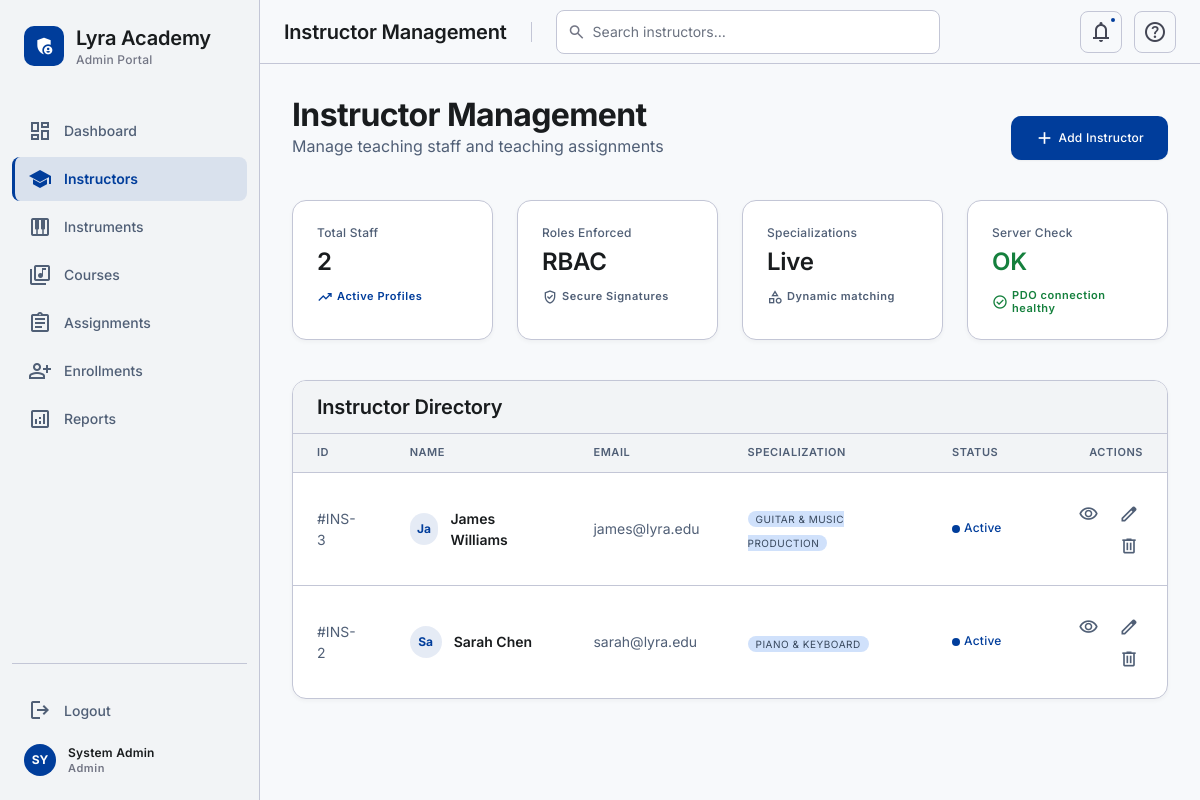
Page /01_Instructor_Management/index.php (signed in) on the committed database.
### tables this page shows
CREATE TABLE IF NOT EXISTS instructors (
    user_id INT PRIMARY KEY,
    bio TEXT,
    specialization VARCHAR(150),
    hourly_rate DECIMAL(8, 2) DEFAULT 0.00,
    hire_date DATE,
    FOREIGN KEY (user_id) REFERENCES users(id) ON DELETE CASCADE
);

CREATE TABLE IF NOT EXISTS users (
    id INT AUTO_INCREMENT PRIMARY KEY,
    name VARCHAR(100) NOT NULL,
    email VARCHAR(100) UNIQUE NOT NULL,
    password_hash VARCHAR(255) NOT NULL,
    role ENUM('admin', 'instructor', 'student') NOT NULL,
    status ENUM('active', 'inactive') DEFAULT 'active',
    created_at TIMESTAMP DEFAULT CURRENT_TIMESTAMP,
    updated_at TIMESTAMP DEFAULT CURRENT_TIMESTAMP ON UPDATE CURRENT_TIMESTAMP
);

### 01_Instructor_Management/index.php (the view, shortened to what this page needs)
<?php
require_once __DIR__ . '/../config/design-system.php';
$pdo = require_once __DIR__ . '/../config/db.php';
try {
    $stmt = $pdo->query("
        SELECT u.id, u.name, u.email, u.status, u.created_at,
               i.bio, i.specialization, i.hourly_rate, i.hire_date
        FROM users u
        JOIN instructors i ON u.id = i.user_id
        WHERE u.role = 'instructor'
        ORDER BY u.name ASC
    ");
    $instructors = $stmt->fetchAll();
} catch (Exception $e) {
    error_log('DB error: ' . $e->getMessage()); die('A database error occurred. Please try again later.');
}
?>
<!DOCTYPE html>
<html lang="en">
<head>
</head>
<body class="bg-background text-on-surface">
<main id="lms-main-content" class="lms-main">
    <div class="page-content">
        <div class="flex flex-col md:flex-row md:items-end justify-between gap-md mb-lg">
            <div>
                <h2 class="font-h1 text-h1 text-on-surface">Instructor Management</h2>
                <p class="font-body-lg text-body-lg text-secondary">Manage teaching staff and teaching assignments</p>
            </div>
            <div class="flex items-center gap-sm">
                <button id="add-instructor-btn" class="flex items-center gap-xs bg-primary text-on-primary px-md py-sm rounded-lg font-label-md text-label-md hover:bg-primary-container transition-all shadow-sm">
                    <span class="material-symbols-outlined text-[20px]" aria-hidden="true">add</span>
                    Add Instructor
                </button>
            </div>
        </div>
        <div class="grid grid-cols-1 md:grid-cols-4 gap-md mb-lg">
            <div class="bg-surface-container-lowest p-md rounded-xl border border-outline-variant shadow-[0_2px_4px_rgba(0,0,0,0.04)]">
                <p class="text-label-md font-label-md text-secondary mb-xs">Total Staff</p>
                <p class="text-h2 font-h2 text-on-surface"><?= count($instructors) ?></p>
                <div class="mt-sm flex items-center text-label-sm text-primary">
                    <span class="material-symbols-outlined text-[16px]" aria-hidden="true">trending_up</span>
                    <span class="ml-1">Active Profiles</span>
                </div>
            </div>
            <div class="bg-surface-container-lowest p-md rounded-xl border border-outline-variant shadow-[0_2px_4px_rgba(0,0,0,0.04)]">
                <p class="text-label-md font-label-md text-secondary mb-xs">Roles Enforced</p>
                <p class="text-h2 font-h2 text-on-surface">RBAC</p>
                <div class="mt-sm flex items-center text-label-sm text-secondary">
                    <span class="material-symbols-outlined text-[16px]" aria-hidden="true">verified_user</span>
                    <span class="ml-1">Secure Signatures</span>
                </div>
            </div>
            <div class="bg-surface-container-lowest p-md rounded-xl border border-outline-variant shadow-[0_2px_4px_rgba(0,0,0,0.04)]">
                <p class="text-label-md font-label-md text-secondary mb-xs">Specializations</p>
                <p class="text-h2 font-h2 text-on-surface">Live</p>
                <div class="mt-sm flex items-center text-label-sm text-secondary">
                    <span class="material-symbols-outlined text-[16px]" aria-hidden="true">category</span>
                    <span class="ml-1">Dynamic matching</span>
                </div>
            </div>
            <div class="bg-surface-container-lowest p-md rounded-xl border border-outline-variant shadow-[0_2px_4px_rgba(0,0,0,0.04)]">
                <p class="text-label-md font-label-md text-secondary mb-xs">Server Check</p>
                <p class="text-h2 font-h2 text-[#15803d]">OK</p>
                <div class="mt-sm flex items-center text-label-sm text-green-700">
                    <span class="material-symbols-outlined text-[16px]" aria-hidden="true">check_circle</span>
                    <span class="ml-1">PDO connection healthy</span>
                </div>
            </div>
        </div>
        <div class="bg-surface-container-lowest rounded-xl border border-outline-variant shadow-[0_2px_4px_rgba(0,0,0,0.04)] overflow-hidden">
            <div class="px-md py-sm border-b border-outline-variant flex justify-between items-center bg-surface-container-low">
                <h3 class="font-h3 text-h3 text-on-surface">Instructor Directory</h3>
            </div>
            <div class="overflow-x-auto">
                <table class="w-full text-left border-collapse">
                    <thead class="bg-surface-container-low border-b border-outline-variant">
                        <tr>
                            <th class="px-md py-sm font-label-sm text-label-sm text-secondary tracking-wider">ID</th>
                            <th class="px-md py-sm font-label-sm text-label-sm text-secondary tracking-wider">NAME</th>
                            <th class="px-md py-sm font-label-sm text-label-sm text-secondary tracking-wider">EMAIL</th>
                            <th class="px-md py-sm font-label-sm text-label-sm text-secondary tracking-wider">SPECIALIZATION</th>
                            <th class="px-md py-sm font-label-sm text-label-sm text-secondary tracking-wider">STATUS</th>
                            <th class="px-md py-sm font-label-sm text-label-sm text-secondary tracking-wider text-right">ACTIONS</th>
                        </tr>
                    </thead>
                    <tbody class="divide-y divide-outline-variant" id="instructor-list">
                        <?php if (empty($instructors)): ?>
                            <tr>
                                <td colspan="6" class="px-md py-md text-center text-secondary">No instructors found. Add one to get started.</td>
                            </tr>
                        <?php else: ?>
                            <?php foreach ($instructors as $inst): ?>
                                <tr class="hover:bg-surface-container transition-colors group instructor-row">
                                    <td class="px-md py-md font-body-md text-body-md text-secondary">#INS-<?= $inst['id'] ?></td>
                                    <td class="px-md py-md">
                                        <div class="flex items-center gap-sm">
                                            <div class="w-8 h-8 rounded-full bg-primary/10 flex items-center justify-center text-primary font-bold text-xs">
                                                <?= htmlspecialchars(substr($inst['name'], 0, 2)) ?>
                                            </div>
                                            <span class="font-body-md text-body-md font-semibold text-on-surface"><?= htmlspecialchars($inst['name']) ?></span>
                                        </div>
                                    </td>
                                    <td class="px-md py-md font-body-md text-body-md text-secondary"><?= htmlspecialchars($inst['email']) ?></td>
                                    <td class="px-md py-md">
                                        <span class="px-base py-[2px] rounded-full bg-secondary-container text-on-secondary-fixed-variant font-label-md text-[10px] uppercase tracking-wider"><?= htmlspecialchars($inst['specialization'] ?: 'General') ?></span>
                                    </td>
                                    <td class="px-md py-md">
                                        <?php if ($inst['status'] === 'active'): ?>
                                            <span class="flex items-center gap-xs text-primary font-label-md text-label-md">
                                                <span class="w-2 h-2 rounded-full bg-primary"></span> Active
                                            </span>
                                        <?php else: ?>
                                            <span class="flex items-center gap-xs text-outline font-label-md text-label-md">
                                                <span class="w-2 h-2 rounded-full bg-outline"></span> Inactive
                                            </span>
                                        <?php endif; ?>
                                    </td>
                                    <td class="px-md py-md text-right space-x-base">
                                        <button onclick="viewInstructor(<?= htmlspecialchars(json_encode($inst)) ?>)" class="p-xs hover:bg-surface-container-high rounded transition-colors text-secondary hover:text-primary" aria-label="View instructor details"><span class="material-symbols-outlined text-[20px]" aria-hidden="true">visibility</span></button>
                                        <button onclick="editInstructor(<?= htmlspecialchars(json_encode($inst)) ?>)" class="p-xs hover:bg-surface-container-high rounded transition-colors text-secondary hover:text-primary" aria-label="Edit instructor"><span class="material-symbols-outlined text-[20px]" aria-hidden="true">edit</span></button>
                                        <button onclick="deleteInstructor(<?= $inst['id'] ?>)" class="p-xs hover:bg-surface-container-high rounded transition-colors text-secondary hover:text-error" aria-label="Delete instructor"><span class="material-symbols-outlined text-[20px]" aria-hidden="true">delete</span></button>
                                    </td>
                                </tr>
                            <?php endforeach; ?>
                        <?php endif; ?>
                    </tbody>
                </table>
            </div>
        </div>
    </div>
</main>
</body>
</html>

### rows in the picture
instructors: user_id "3", user_id.name "Ja", user_id.name "James Williams", user_id.email "james@lyra.edu", specialization "GUITAR & MUSIC PRODUCTION"
instructors: user_id "2", user_id.name "Sa", user_id.name "Sarah Chen", user_id.email "sarah@lyra.edu", specialization "PIANO & KEYBOARD"

### other values in the picture
$cfg['label'] "Admin Portal"
$item['label'] "Dashboard"
$item['label'] "Instructors"
$item['label'] "Instruments"
$item['label'] "Courses"
$item['label'] "Assignments"
$item['label'] "Enrollments"
$item['label'] "Reports"
$initials "SY"
$name "System Admin"
$roleLabel "Admin"
$pageTitle "Instructor Management"
count($instructors) "2"
